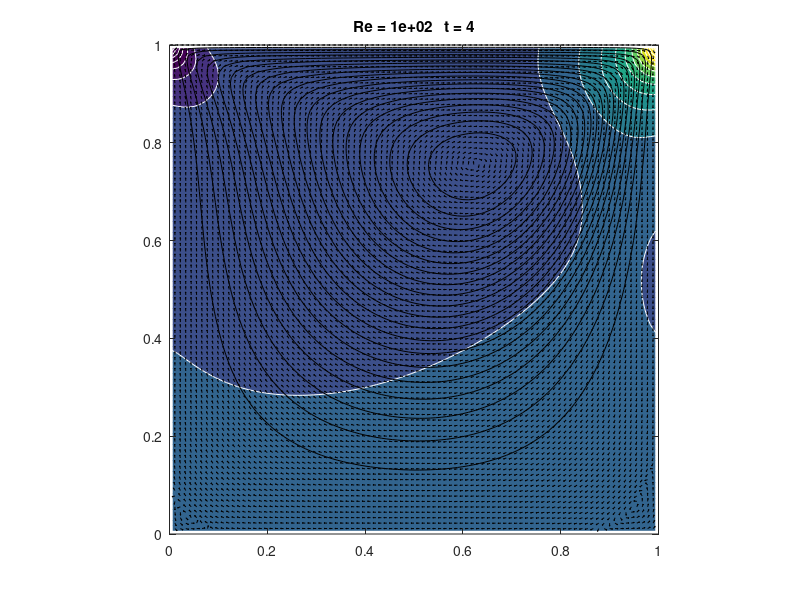

This chart was generated by the following MATLAB code:
% https://math.mit.edu/~gs/cse/codes/mit18086_navierstokes.pdf
% https://math.mit.edu/~gs/cse/codes/mit18086_navierstokes.m

function main
    % Solves the incompressible Navier-Stokes equations in a rectangular domain with prescribed velocities along the boundary.
    % The solution method is finite differencing on a staggered grid with implicit diffusion and a Chorin projection method for the pressure.
    % Visualization is done by a colormap-isoline plot for pressure and normalized quiver and streamline plot for the velocity field.
    % The standard setup solves a lid driven cavity problem.
    % -----------------------------------------------------------------------
    Re = 1e2; % Reynolds number
    dt = 1e-2; % time step
    tf = 4e-0; % final time
    lx = 1; % width of box
    ly = 1; % height of box
    nx = 90; % number of x-gridpoints
    ny = 90; % number of y-gridpoints
    nsteps = 10; % number of steps with graphic output
    % -----------------------------------------------------------------------
    nt = ceil(tf / dt);
    dt = tf / nt;
    x = linspace(0, lx, nx + 1);
    hx = lx / nx;
    y = linspace(0, ly, ny + 1);
    hy = ly / ny;
    [X, Y] = meshgrid(y, x);
    % -----------------------------------------------------------------------
    % Initial conditions
    U = zeros(nx - 1, ny);
    V = zeros(nx, ny - 1);
    % Boundary conditions
    uN = x * 0 + 1;
    vN = avg(x) * 0;
    uS = x * 0;
    vS = avg(x) * 0;
    uW = avg(y) * 0;
    vW = y * 0;
    uE = avg(y) * 0;
    vE = y * 0;
    % -----------------------------------------------------------------------
    Ubc = dt / Re * ([2 * uS(2:end - 1)' zeros(nx - 1, ny - 2) 2 * uN(2:end - 1)'] / hx^2 + [uW; zeros(nx - 3, ny); uE] / hy^2);
    Vbc = dt / Re * ([vS' zeros(nx, ny - 3) vN'] / hx^2 + [2 * vW(2:end - 1); zeros(nx - 2, ny - 1); 2 * vE(2:end - 1)] / hy^2);

    fprintf('initialization');
    Lp = kron(speye(ny), K1(nx, hx, 1)) + kron(K1(ny, hy, 1), speye(nx));
    Lp(1, 1) = 3 / 2 * Lp(1, 1);
    perp = symamd(Lp);
    Rp = chol(Lp(perp, perp));
    Rpt = Rp';
    Lu = speye((nx - 1) * ny) + dt / Re * (kron(speye(ny), K1(nx - 1, hx, 2)) + kron(K1(ny, hy, 3), speye(nx - 1)));
    peru = symamd(Lu);
    Ru = chol(Lu(peru, peru));
    Rut = Ru';
    Lv = speye(nx * (ny - 1)) + dt / Re * (kron(speye(ny - 1), K1(nx, hx, 3)) + kron(K1(ny - 1, hy, 2), speye(nx)));
    perv = symamd(Lv);
    Rv = chol(Lv(perv, perv));
    Rvt = Rv';
    Lq = kron(speye(ny - 1), K1(nx - 1, hx, 2)) + kron(K1(ny - 1, hy, 2), speye(nx - 1));
    perq = symamd(Lq);
    Rq = chol(Lq(perq, perq));
    Rqt = Rq';

    fprintf(', time loop\n--20%%--40%%--60%%--80%%-100%%\n');
    for k = 1:nt
        % Treat nonlinear terms
        gamma = min(1.2 * dt * max(max(max(abs(U))) / hx, max(max(abs(V))) / hy), 1);
        Ue = [uW; U; uE];
        Ue = [2 * uS' - Ue(:, 1) Ue 2 * uN' - Ue(:, end)];
        Ve = [vS' V vN'];
        Ve = [2 * vW - Ve(1, :); Ve; 2 * vE - Ve(end, :)];
        Ua = avg(Ue')';
        Ud = diff(Ue')' / 2;
        Va = avg(Ve);
        Vd = diff(Ve) / 2;
        UVx = diff(Ua .* Va - gamma * abs(Ua) .* Vd) / hx;
        UVy = diff((Ua .* Va - gamma * Ud .* abs(Va))')' / hy;
        Ua = avg(Ue(:, 2:end - 1));
        Ud = diff(Ue(:, 2:end - 1)) / 2;
        Va = avg(Ve(2:end - 1, :)')';
        Vd = diff(Ve(2:end - 1, :)')' / 2;
        U2x = diff(Ua.^2 - gamma * abs(Ua) .* Ud) / hx;
        V2y = diff((Va.^2 - gamma * abs(Va) .* Vd)')' / hy;
        U = U - dt * (UVy(2:end - 1, :) + U2x);
        V = V - dt * (UVx(:, 2:end - 1) + V2y);

        % Implicit viscosity
        rhs = reshape(U + Ubc, [], 1);
        u(peru) = Ru \ (Rut \ rhs(peru));
        U = reshape(u, nx - 1, ny);
        rhs = reshape(V + Vbc, [], 1);
        v(perv) = Rv \ (Rvt \ rhs(perv));
        V = reshape(v, nx, ny - 1);

        % Pressure correction
        rhs = reshape(diff([uW; U; uE]) / hx + diff([vS' V vN']')' / hy, [], 1);
        p(perp) = -Rp \ (Rpt \ rhs(perp));
        P = reshape(p, nx, ny);
        U = U - diff(P) / hx;
        V = V - diff(P')' / hy;

        % Visualization
        if floor(25 * k / nt) > floor(25 * (k - 1) / nt)
            fprintf('.');
        end
        if k == 1 | floor(nsteps * k / nt) > floor(nsteps * (k - 1) / nt)
            % Stream function
            rhs = reshape(diff(U')' / hy - diff(V) / hx, [], 1);
            q(perq) = Rq \ (Rqt \ rhs(perq));
            Q = zeros(nx + 1, ny + 1);
            Q(2:end - 1, 2:end - 1) = reshape(q, nx - 1, ny - 1);
            clf;
            contourf(avg(x), avg(y), P', 20, 'w-');
            hold on;
            contour(x, y, Q', 20, 'k-');
            Ue = [uS' avg([uW; U; uE]')' uN'];
            Ve = [vW; avg([vS' V vN']); vE];
            Len = sqrt(Ue.^2 + Ve.^2 + eps);
            quiver(x, y, (Ue ./ Len)', (Ve ./ Len)', .4, 'k-');
            hold off;
            axis equal;
            axis([0 lx 0 ly]);
            p = sort(p);
            caxis(p([8 end - 7]));
            title(sprintf('Re = %0.1g   t = %0.2g', Re, k * dt));
            drawnow;
        end
    end
    fprintf('\n');
    % =======================================================================

function B = avg(A, k)
    if nargin < 2
        k = 1;
    end
    if size(A, 1) == 1
        A = A';
    end
    if k < 2
        B = (A(2:end, :) + A(1:end - 1, :)) / 2;
    else
        B = avg(A, k - 1);
    end
    if size(A, 2) == 1
        B = B';
    end

function A = K1(n, h, a11)
    % a11: Neumann=1, Dirichlet=2, Dirichlet mid=3;
    A = spdiags([-1 a11 0; ones(n - 2, 1) * [-1 2 -1]; 0 a11 -1], -1:1, n, n)' / h^2;
